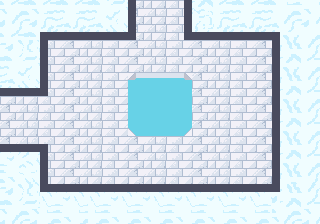

This game map was drawn from its Tiled (.tmx) file and the tilesets committed beside it. A one-line description and the trimmed map source follow:
An orthogonal 40x28 tile map with 8x8 px tiles, 3 tile layers (gfx, walls, holes) and 3 objects (Door, Enemy, Item).

<map version="1.10" tiledversion="1.10.2" orientation="orthogonal" renderorder="right-down" width="40" height="28" tilewidth="8" tileheight="8" infinite="0" nextlayerid="8" nextobjectid="17">
 <tileset firstgid="1" source="sky-temple.tsx" />
 <layer id="1" name="gfx" width="40" height="28">
  <data>[1120 cells, 1120 non-empty, 161 distinct tile ids]</data>
 </layer>
 <layer id="2" name="walls" width="40" height="28">
  <data>[1120 cells, 102 non-empty, 1 distinct tile ids]</data>
 </layer>
 <layer id="7" name="holes" width="40" height="28">
  <data>[1120 cells, 54 non-empty, 1 distinct tile ids]</data>
 </layer>
 <objectgroup id="5" name="objs">
  <object id="10" name="DoorH" type="Door" x="160" y="32">
   <point />
  </object>
  <object id="12" name="Angel" type="Enemy" x="224" y="160">
   <point />
  </object>
  <object id="13" name="HeartItem" type="Item" x="59.5" y="119.25">
   <point />
  </object>
 </objectgroup>
</map>
